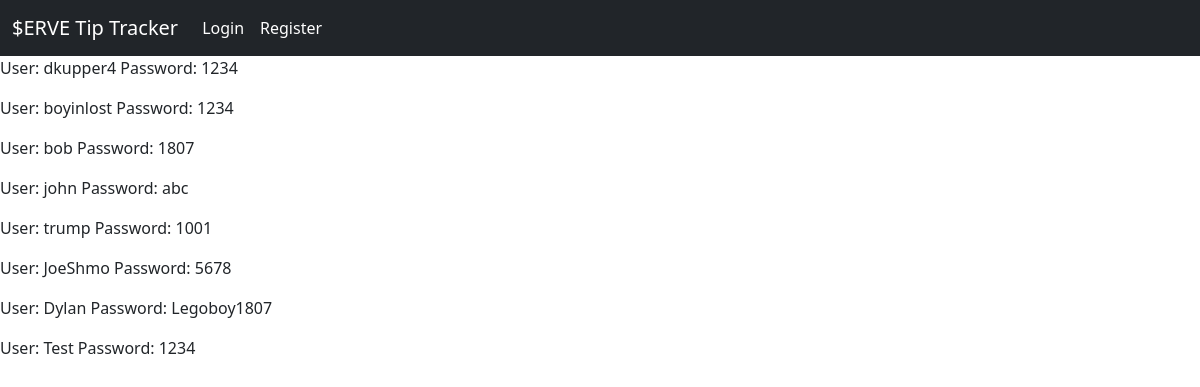
/admin, run on an earlier commit of the app's database.
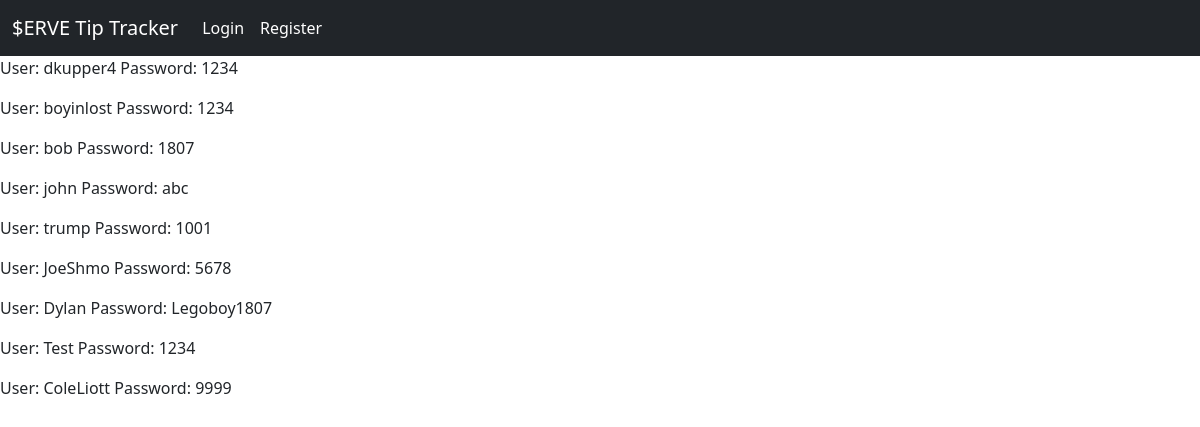
And on a later commit of the database.
### app.py (models this page shows)
class User(db.Model, UserMixin):
    id = db.Column(db.Integer, primary_key=True)
    username = db.Column(db.String(100), unique = True, nullable = False)
    password = db.Column(db.String(100), nullable = False)

### app.py (the view)
@app.route("/admin")
def view():
    return render_template('admin.html', values=User.query.all())

### templates/admin.html
{% extends "base.html" %}
{% block content %}
    {% for item in values %}
        <p>User: {{item.username}} Password: {{item.password}}</p>
    {% endfor %}
{% endblock %}

What changed in the data, as far as the page shows it:
added User: username "ColeLiott", password "9999"
